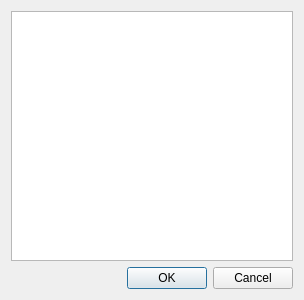
<?xml version="1.0" encoding="UTF-8"?>
<ui version="4.0">
 <class>DialogSetRoles</class>
 <widget class="QDialog" name="DialogSetRoles">
  <property name="geometry">
   <rect>
    <x>0</x>
    <y>0</y>
    <width>304</width>
    <height>300</height>
   </rect>
  </property>
  <property name="windowTitle">
   <string>Роли пользователей</string>
  </property>
  <layout class="QVBoxLayout" name="verticalLayout">
   <item>
    <widget class="QTreeView" name="treeView">
     <property name="rootIsDecorated">
      <bool>false</bool>
     </property>
    </widget>
   </item>
   <item>
    <widget class="QDialogButtonBox" name="buttonBox">
     <property name="orientation">
      <enum>Qt::Horizontal</enum>
     </property>
     <property name="standardButtons">
      <set>QDialogButtonBox::Cancel|QDialogButtonBox::Ok</set>
     </property>
    </widget>
   </item>
  </layout>
 </widget>
 <resources/>
 <connections>
  <connection>
   <sender>buttonBox</sender>
   <signal>accepted()</signal>
   <receiver>DialogSetRoles</receiver>
   <slot>accept()</slot>
   <hints>
    <hint type="sourcelabel">
     <x>248</x>
     <y>254</y>
    </hint>
    <hint type="destinationlabel">
     <x>157</x>
     <y>274</y>
    </hint>
   </hints>
  </connection>
  <connection>
   <sender>buttonBox</sender>
   <signal>rejected()</signal>
   <receiver>DialogSetRoles</receiver>
   <slot>reject()</slot>
   <hints>
    <hint type="sourcelabel">
     <x>316</x>
     <y>260</y>
    </hint>
    <hint type="destinationlabel">
     <x>286</x>
     <y>274</y>
    </hint>
   </hints>
  </connection>
 </connections>
</ui>
